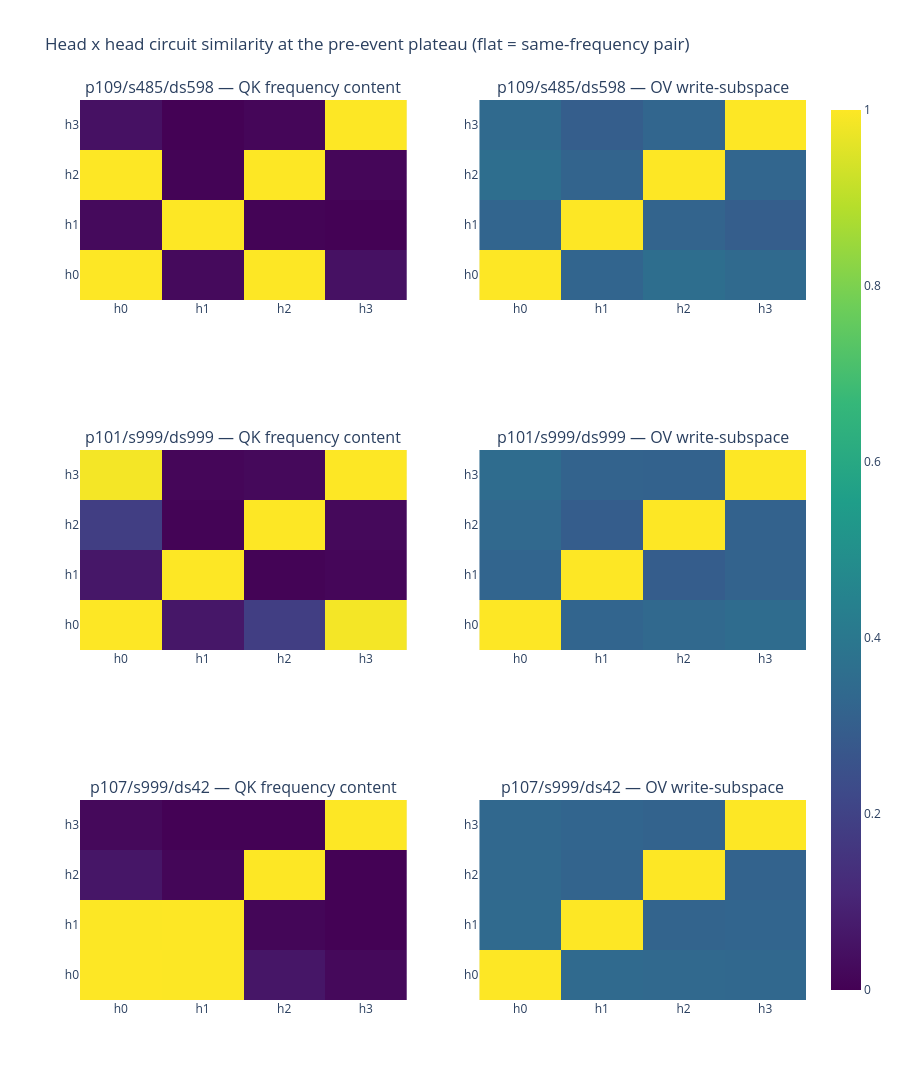

The notebook cell this image was saved under:
### Markdown cell above
## 5. Weight-space circuit similarity — QK frequency content + OV write-subspace

Two basis-invariant, head×head similarities at the **pre-event plateau** (epoch 20000):

- **QK frequency content** — cosine of the `attn_qk_fractional_power` maps (do two heads attend with
  the same frequencies?).
- **OV write-subspace** — mean squared cosine of principal angles between heads' `W_O` row-spaces,
  in [0,1] (random baseline ≈ d_head/d_model). Does the raw write-side agree?

If the flat pair is frequency-redundant, it should be ~1 on QK; the OV column tells us whether the
redundancy is read-side only.

### Code cell
def qk_freq_similarity(variant, epoch):
    """Head x head cosine of QK fractional-power maps (basis-invariant frequency content)."""
    P = variant.artifacts.load_epoch("weight_basis_projection", int(epoch))["attn_qk_fractional_power"]
    H = P.shape[0]; fp = P.reshape(H, -1)
    n = np.linalg.norm(fp, axis=1, keepdims=True)
    return fp @ fp.T / (n @ n.T)


def ov_subspace_overlap(variant, epoch):
    """Head x head OV write-subspace overlap from raw W_O (mean sq cos of principal angles, in [0,1])."""
    Wo = variant.artifacts.load_epoch("parameter_snapshot", int(epoch))["W_O"]   # (H, d_head, d_model)
    H, dh, dm = Wo.shape
    Q = [np.linalg.qr(Wo[h].T)[0] for h in range(H)]                              # (d_model, d_head)
    S = np.array([[np.linalg.norm(Q[i].T @ Q[j]) ** 2 / dh for j in range(H)] for i in range(H)])
    return S, dh / dm


fig = make_subplots(rows=len(pairs), cols=2, subplot_titles=[
    f"{tag} — {kind}" for tag in pairs for kind in ("QK frequency content", "OV write-subspace")])
print(f"{'model':16} {'exc pair':9} | {'QK flat':>8} {'QK exc':>7} {'QK cross':>8} | "
      f"{'OV flat':>8} {'OV exc':>7} {'OV cross':>8} {'rand':>6}")
for i, (tag, P) in enumerate(pairs.items(), start=1):
    plat = plateau_epoch(variants[tag])
    Sqk = qk_freq_similarity(variants[tag], plat)
    Sov, rand = ov_subspace_overlap(variants[tag], plat)
    n = Sqk.shape[0]; ticks = [f"h{h}" for h in range(n)]
    fig.add_trace(go.Heatmap(z=Sqk, zmin=0, zmax=1, colorscale="Viridis", x=ticks, y=ticks,
                             showscale=(i == 1)), row=i, col=1)
    fig.add_trace(go.Heatmap(z=Sov, zmin=0, zmax=1, colorscale="Viridis", x=ticks, y=ticks,
                             showscale=False), row=i, col=2)
    a, b = P["pair"]; rest = P["rest"]   # `pair` = excursing (distinct freq); `rest` = flat (same freq)
    def trio(S):
        flat = S[rest[0], rest[1]]; exc = S[a, b]
        cross = float(np.mean([S[x, y] for x in P["pair"] for y in rest]))
        return flat, exc, cross
    qf, qe, qc = trio(Sqk); of, oe, oc = trio(Sov)
    print(f"{tag:16} {str(P['pair']):9} | {qf:8.3f} {qe:7.3f} {qc:8.3f} | "
          f"{of:8.3f} {oe:7.3f} {oc:8.3f} {rand:6.2f}")
fig.update_layout(title="Head x head circuit similarity at the pre-event plateau (flat = same-frequency pair)",
                  height=360 * len(pairs))
fig.show()

### Figure 1 — Plotly figure (JSON) as saved in the notebook; plotly's stock layout.template omitted (floating-point values rounded to 4 significant figures)
{"data": [{"colorscale": [[0.0, "#440154"], [0.1111, "#482878"], [0.2222, "#3e4989"], [0.3333, "#31688e"], [0.4444, "#26828e"], [0.5556, "#1f9e89"], [0.6667, "#35b779"], [0.7778, "#6ece58"], [0.8889, "#b5de2b"], [1.0, "#fde725"]], "showscale": true, "type": "heatmap", "x": ["h0", "h1", "h2", "h3"], "xaxis": "x", "y": ["h0", "h1", "h2", "h3"], "yaxis": "y", "z": [[1.0, 0.02582, 0.9994, 0.04525], [0.02582, 1.0, 0.007193, 0.00274], [0.9994, 0.007193, 1.0, 0.01538], [0.04525, 0.00274, 0.01538, 1.0]], "zmax": 1, "zmin": 0}, {"colorscale": [[0.0, "#440154"], [0.1111, "#482878"], [0.2222, "#3e4989"], [0.3333, "#31688e"], [0.4444, "#26828e"], [0.5556, "#1f9e89"], [0.6667, "#35b779"], [0.7778, "#6ece58"], [0.8889, "#b5de2b"], [1.0, "#fde725"]], "showscale": false, "type": "heatmap", "x": ["h0", "h1", "h2", "h3"], "xaxis": "x2", "y": ["h0", "h1", "h2", "h3"], "yaxis": "y2", "z": [[1.0, 0.3244, 0.3605, 0.3404], [0.3244, 1.0, 0.3203, 0.2982], [0.3605, 0.3203, 1.0, 0.3256], [0.3404, 0.2982, 0.3256, 1.0]], "zmax": 1, "zmin": 0}, {"colorscale": [[0.0, "#440154"], [0.1111, "#482878"], [0.2222, "#3e4989"], [0.3333, "#31688e"], [0.4444, "#26828e"], [0.5556, "#1f9e89"], [0.6667, "#35b779"], [0.7778, "#6ece58"], [0.8889, "#b5de2b"], [1.0, "#fde725"]], "showscale": false, "type": "heatmap", "x": ["h0", "h1", "h2", "h3"], "xaxis": "x3", "y": ["h0", "h1", "h2", "h3"], "yaxis": "y3", "z": [[1.0, 0.06244, 0.1838, 0.9858], [0.06244, 1.0, 0.007288, 0.01536], [0.1838, 0.007288, 1.0, 0.02265], [0.9858, 0.01536, 0.02265, 1.0]], "zmax": 1, "zmin": 0}, {"colorscale": [[0.0, "#440154"], [0.1111, "#482878"], [0.2222, "#3e4989"], [0.3333, "#31688e"], [0.4444, "#26828e"], [0.5556, "#1f9e89"], [0.6667, "#35b779"], [0.7778, "#6ece58"], [0.8889, "#b5de2b"], [1.0, "#fde725"]], "showscale": false, "type": "heatmap", "x": ["h0", "h1", "h2", "h3"], "xaxis": "x4", "y": ["h0", "h1", "h2", "h3"], "yaxis": "y4", "z": [[1.0, 0.3228, 0.3376, 0.3515], [0.3228, 1.0, 0.2952, 0.3151], [0.3376, 0.2952, 1.0, 0.312], [0.3515, 0.3151, 0.312, 1.0]], "zmax": 1, "zmin": 0}, {"colorscale": [[0.0, "#440154"], [0.1111, "#482878"], [0.2222, "#3e4989"], [0.3333, "#31688e"], [0.4444, "#26828e"], [0.5556, "#1f9e89"], [0.6667, "#35b779"], [0.7778, "#6ece58"], [0.8889, "#b5de2b"], [1.0, "#fde725"]], "showscale": false, "type": "heatmap", "x": ["h0", "h1", "h2", "h3"], "xaxis": "x5", "y": ["h0", "h1", "h2", "h3"], "yaxis": "y5", "z": [[1.0, 0.9988, 0.05988, 0.02235], [0.9988, 1.0, 0.01351, 0.003727], [0.05988, 0.01351, 1.0, 0.003226], [0.02235, 0.003727, 0.003226, 1.0]], "zmax": 1, "zmin": 0}, {"colorscale": [[0.0, "#440154"], [0.1111, "#482878"], [0.2222, "#3e4989"], [0.3333, "#31688e"], [0.4444, "#26828e"], [0.5556, "#1f9e89"], [0.6667, "#35b779"], [0.7778, "#6ece58"], [0.8889, "#b5de2b"], [1.0, "#fde725"]], "showscale": false, "type": "heatmap", "x": ["h0", "h1", "h2", "h3"], "xaxis": "x6", "y": ["h0", "h1", "h2", "h3"], "yaxis": "y6", "z": [[1.0, 0.3412, 0.3383, 0.3335], [0.3412, 1.0, 0.3178, 0.3229], [0.3383, 0.3178, 1.0, 0.3172], [0.3335, 0.3229, 0.3172, 1.0]], "zmax": 1, "zmin": 0}], "layout": {"annotations": [{"font": {"size": 16}, "showarrow": false, "text": "p109/s485/ds598 — QK frequency content", "x": 0.225, "xanchor": "center", "xref": "paper", "y": 1.0, "yanchor": "bottom", "yref": "paper"}, {"font": {"size": 16}, "showarrow": false, "text": "p109/s485/ds598 — OV write-subspace", "x": 0.775, "xanchor": "center", "xref": "paper", "y": 1.0, "yanchor": "bottom", "yref": "paper"}, {"font": {"size": 16}, "showarrow": false, "text": "p101/s999/ds999 — QK frequency content", "x": 0.225, "xanchor": "center", "xref": "paper", "y": 0.6111, "yanchor": "bottom", "yref": "paper"}, {"font": {"size": 16}, "showarrow": false, "text": "p101/s999/ds999 — OV write-subspace", "x": 0.775, "xanchor": "center", "xref": "paper", "y": 0.6111, "yanchor": "bottom", "yref": "paper"}, {"font": {"size": 16}, "showarrow": false, "text": "p107/s999/ds42 — QK frequency content", "x": 0.225, "xanchor": "center", "xref": "paper", "y": 0.2222, "yanchor": "bottom", "yref": "paper"}, {"font": {"size": 16}, "showarrow": false, "text": "p107/s999/ds42 — OV write-subspace", "x": 0.775, "xanchor": "center", "xref": "paper", "y": 0.2222, "yanchor": "bottom", "yref": "paper"}], "height": 1080, "title": {"text": "Head x head circuit similarity at the pre-event plateau (flat = same-frequency pair)"}, "xaxis": {"anchor": "y", "domain": [0.0, 0.45]}, "xaxis2": {"anchor": "y2", "domain": [0.55, 1.0]}, "xaxis3": {"anchor": "y3", "domain": [0.0, 0.45]}, "xaxis4": {"anchor": "y4", "domain": [0.55, 1.0]}, "xaxis5": {"anchor": "y5", "domain": [0.0, 0.45]}, "xaxis6": {"anchor": "y6", "domain": [0.55, 1.0]}, "yaxis": {"anchor": "x", "domain": [0.7778, 1.0]}, "yaxis2": {"anchor": "x2", "domain": [0.7778, 1.0]}, "yaxis3": {"anchor": "x3", "domain": [0.3889, 0.6111]}, "yaxis4": {"anchor": "x4", "domain": [0.3889, 0.6111]}, "yaxis5": {"anchor": "x5", "domain": [0.0, 0.2222]}, "yaxis6": {"anchor": "x6", "domain": [0.0, 0.2222]}}}
